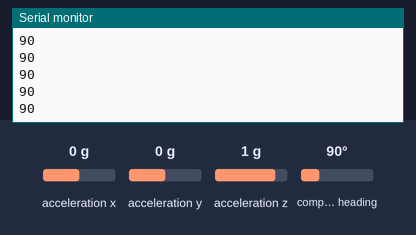
A sketch run on a simulated Arduino Uno, built with avr-gcc and run on an emulated ATmega328P. Shown: the last lines printed to the serial monitor. Inputs (shaded band) come from the test bench; at power-on: compass heading 90°, acceleration x 0 g, acceleration y 0 g, acceleration z 1 g.

Above: at 1.2 s.
1.3 s: compass heading set to 7°
At 1.9 s:
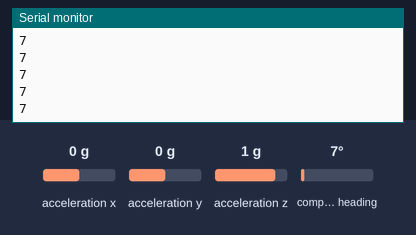
2.8 s: compass heading set to 180°
At 3.9 s:
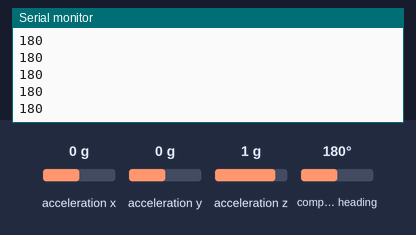
Timing chart, 0 to 4.6 s (numbered marks = the images above; inputs shaded):
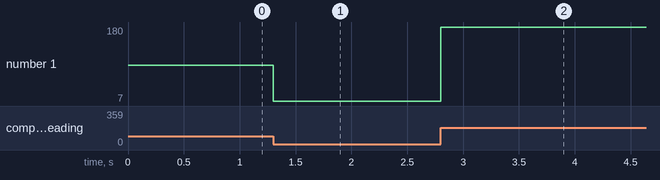

Measured:
- after the input at 1.3 s, the serial monitor: prints a new line at once (image 1)
- after the input at 2.8 s, the serial monitor: prints a new line at once (image 2)
- plotted number 1: 90 → 7 after the input at 1.3 s, 7 → 180 after the input at 2.8 s

The sketch:

gyroTest.ino
```cpp
#include <Wire.h>
#include <Adafruit_Sensor.h>
#include <Adafruit_BNO055.h>
#include <utility/imumaths.h>


#define BNO055_SAMPLERATE_DELAY_MS (100)

Adafruit_BNO055 bno = Adafruit_BNO055();

int gyroF=0;
void setup() {
  // put your setup code here, to run once:

   Serial.begin(115200);
    Serial.println("Orientation Sensor Raw Data Test"); Serial.println("");

  if(!bno.begin())
  {
    /* There was a problem detecting the BNO055 ... check your connections */
    Serial.print("Ooops, no BNO055 detected ... Check your wiring or I2C ADDR!");
    while(1);
  }

  bno.setExtCrystalUse(true);


}

void loop() {
  // put your main code here, to run repeatedly:
  imu::Vector<3> euler = bno.getVector(Adafruit_BNO055::VECTOR_EULER);
  gyroF =euler.x();

  Serial.println(gyroF);

}
```
